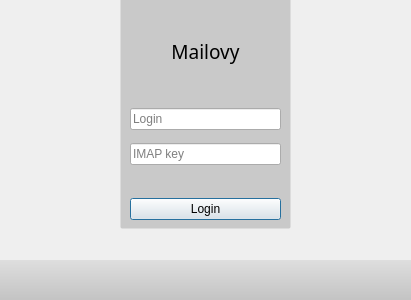
<?xml version="1.0" encoding="UTF-8"?>
<ui version="4.0">
 <class>Login_Form</class>
 <widget class="QDialog" name="Login_Form">
  <property name="enabled">
   <bool>true</bool>
  </property>
  <property name="geometry">
   <rect>
    <x>0</x>
    <y>0</y>
    <width>411</width>
    <height>300</height>
   </rect>
  </property>
  <property name="sizePolicy">
   <sizepolicy hsizetype="Fixed" vsizetype="Fixed">
    <horstretch>0</horstretch>
    <verstretch>0</verstretch>
   </sizepolicy>
  </property>
  <property name="windowTitle">
   <string>Login</string>
  </property>
  <property name="styleSheet">
   <string notr="true">@import url('https://fonts.googleapis.com/css2?family=Koulen&amp;display=swap');

QDialog{ 
background-color: #dedede;
font-family: 'Koulen', cursive;
}

QLineEdit{
    width: 100%;
    height: 20px;
    padding: 3px;
    color: #212529;
    background-color: #fff;
    background-clip: padding-box;
    border: 1px solid #dedede;
    border-radius: 3px;
	transition: border-color 0.15s ease-in-out, box-shadow 0.15s ease-in-out;
}
QLineEdit::placeholder {
    color: #212529;
    opacity: 0.4;
}

QLineEdit:focus {
    color: #212529;
    background-color: #fff;
    border-color: #aaaaaa;
    outline: 0;
    box-shadow: 0 0 0 0.2rem rgba(158, 158, 158, 0.25);
}

QPushButton{
	border: 1px solid;
	padding: 5px;
	margin: 0px 30px;
	border-radius: 3px;
	border-color: #b5b5b5;
	background-color: #b5b5b5;
}
QPushButton:hover{
	border-radius: 3px;
	border-color: #a5a5a5;
	background-color: #a5a5a5;
}
</string>
  </property>
  <widget class="QWidget" name="layoutWidget">
   <property name="geometry">
    <rect>
     <x>130</x>
     <y>1</y>
     <width>151</width>
     <height>227</height>
    </rect>
   </property>
   <layout class="QGridLayout" name="gridLayout">
    <property name="sizeConstraint">
     <enum>QLayout::SetDefaultConstraint</enum>
    </property>
    <item row="1" column="0">
     <widget class="QLabel" name="logo_label">
      <property name="sizePolicy">
       <sizepolicy hsizetype="Minimum" vsizetype="Fixed">
        <horstretch>0</horstretch>
        <verstretch>0</verstretch>
       </sizepolicy>
      </property>
      <property name="font">
       <font>
        <family>Bahnschrift</family>
        <pointsize>14</pointsize>
       </font>
      </property>
      <property name="text">
       <string>Mailovy</string>
      </property>
      <property name="alignment">
       <set>Qt::AlignCenter</set>
      </property>
     </widget>
    </item>
    <item row="6" column="0">
     <widget class="QPushButton" name="Login_Button">
      <property name="sizePolicy">
       <sizepolicy hsizetype="Minimum" vsizetype="Fixed">
        <horstretch>0</horstretch>
        <verstretch>0</verstretch>
       </sizepolicy>
      </property>
      <property name="cursor">
       <cursorShape>PointingHandCursor</cursorShape>
      </property>
      <property name="styleSheet">
       <string notr="true"/>
      </property>
      <property name="text">
       <string>Login</string>
      </property>
     </widget>
    </item>
    <item row="3" column="0">
     <widget class="QLineEdit" name="Login_LineEdit">
      <property name="sizePolicy">
       <sizepolicy hsizetype="Minimum" vsizetype="Fixed">
        <horstretch>0</horstretch>
        <verstretch>0</verstretch>
       </sizepolicy>
      </property>
      <property name="text">
       <string/>
      </property>
      <property name="placeholderText">
       <string>Login</string>
      </property>
     </widget>
    </item>
    <item row="4" column="0">
     <widget class="QLineEdit" name="IMAP_key_LineEdit">
      <property name="sizePolicy">
       <sizepolicy hsizetype="Minimum" vsizetype="Fixed">
        <horstretch>0</horstretch>
        <verstretch>0</verstretch>
       </sizepolicy>
      </property>
      <property name="text">
       <string/>
      </property>
      <property name="placeholderText">
       <string>IMAP key</string>
      </property>
     </widget>
    </item>
    <item row="5" column="0">
     <spacer name="verticalSpacer">
      <property name="orientation">
       <enum>Qt::Vertical</enum>
      </property>
      <property name="sizeType">
       <enum>QSizePolicy::Fixed</enum>
      </property>
      <property name="sizeHint" stdset="0">
       <size>
        <width>20</width>
        <height>20</height>
       </size>
      </property>
     </spacer>
    </item>
    <item row="0" column="0">
     <spacer name="verticalSpacer_2">
      <property name="orientation">
       <enum>Qt::Vertical</enum>
      </property>
      <property name="sizeType">
       <enum>QSizePolicy::Fixed</enum>
      </property>
      <property name="sizeHint" stdset="0">
       <size>
        <width>20</width>
        <height>30</height>
       </size>
      </property>
     </spacer>
    </item>
    <item row="2" column="0">
     <spacer name="verticalSpacer_3">
      <property name="orientation">
       <enum>Qt::Vertical</enum>
      </property>
      <property name="sizeType">
       <enum>QSizePolicy::Fixed</enum>
      </property>
      <property name="sizeHint" stdset="0">
       <size>
        <width>20</width>
        <height>30</height>
       </size>
      </property>
     </spacer>
    </item>
   </layout>
  </widget>
  <widget class="QLabel" name="shadow_label">
   <property name="geometry">
    <rect>
     <x>120</x>
     <y>-79</y>
     <width>171</width>
     <height>308</height>
    </rect>
   </property>
   <property name="styleSheet">
    <string notr="true">background-color: #c9c9c9;
border: 1px solid;
border-color: transparent;
border-radius: 2px;</string>
   </property>
   <property name="text">
    <string/>
   </property>
  </widget>
  <widget class="QLabel" name="label">
   <property name="geometry">
    <rect>
     <x>0</x>
     <y>260</y>
     <width>411</width>
     <height>41</height>
    </rect>
   </property>
   <property name="styleSheet">
    <string notr="true">background-color: qlineargradient(spread:pad, x1:0, y1:0, x2:0, y2:1.5, stop:0 #dedede, stop:1 #b5b5b5);
</string>
   </property>
   <property name="text">
    <string/>
   </property>
  </widget>
  <zorder>shadow_label</zorder>
  <zorder>layoutWidget</zorder>
  <zorder>label</zorder>
 </widget>
 <resources/>
 <connections/>
</ui>
